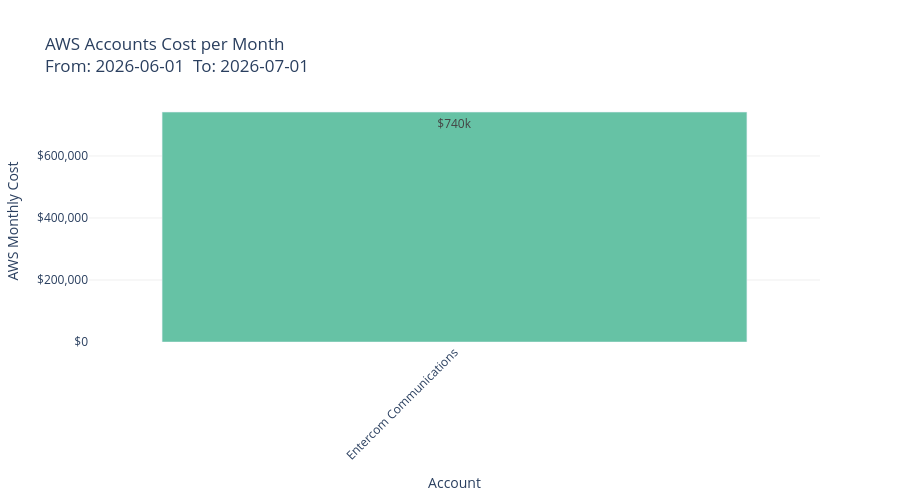

The notebook cell this image was saved under:
### Markdown cell above
# Visulization of the Accounts...

### Code cell
fig_accounts_monthly = px.bar(
    total_per_account_df.reset_index(),
    x="Name", y="Cost", color="Name",
    title=f"AWS Accounts Cost per Month<br>From: {reportStart}  To: {reportEnd}",
    labels={"Cost": "AWS Monthly Cost", "Name": "Account"},
    text_auto="$.2s",
    color_discrete_sequence=px.colors.qualitative.Set2,
    height=500,
)
fig_accounts_monthly.update_layout(
    showlegend=False, xaxis_tickangle=-45,
    plot_bgcolor="white", paper_bgcolor="white",
)
fig_accounts_monthly.update_yaxes(tickformat="$,.0f", showgrid=True, gridcolor="#f0f0f0")
_report_figures["Monthly Cost by Account"] = fig_accounts_monthly
fig_accounts_monthly.show()

### Figure 1 — Plotly figure (JSON) as saved in the notebook; plotly's stock layout.template omitted (floating-point values rounded to 4 significant figures)
{"data": [{"hovertemplate": "Account=%{x}<br>AWS Monthly Cost=%{y}<extra></extra>", "legendgroup": "Entercom Communications", "marker": {"color": "rgb(102,194,165)", "pattern": {"shape": ""}}, "name": "Entercom Communications", "orientation": "v", "showlegend": true, "textposition": "auto", "texttemplate": "%{y:$.2s}", "type": "bar", "x": ["Entercom Communications"], "xaxis": "x", "y": [741500.0], "yaxis": "y"}], "layout": {"barmode": "relative", "height": 500, "legend": {"title": {"text": "Account"}, "tracegroupgap": 0}, "paper_bgcolor": "white", "plot_bgcolor": "white", "showlegend": false, "title": {"text": "AWS Accounts Cost per Month<br>From: 2026-06-01  To: 2026-07-01"}, "xaxis": {"anchor": "y", "categoryarray": ["Entercom Communications"], "categoryorder": "array", "domain": [0, 1], "tickangle": -45, "title": {"text": "Account"}}, "yaxis": {"anchor": "x", "domain": [0, 1], "gridcolor": "#f0f0f0", "showgrid": true, "tickformat": "$,.0f", "title": {"text": "AWS Monthly Cost"}}}}
